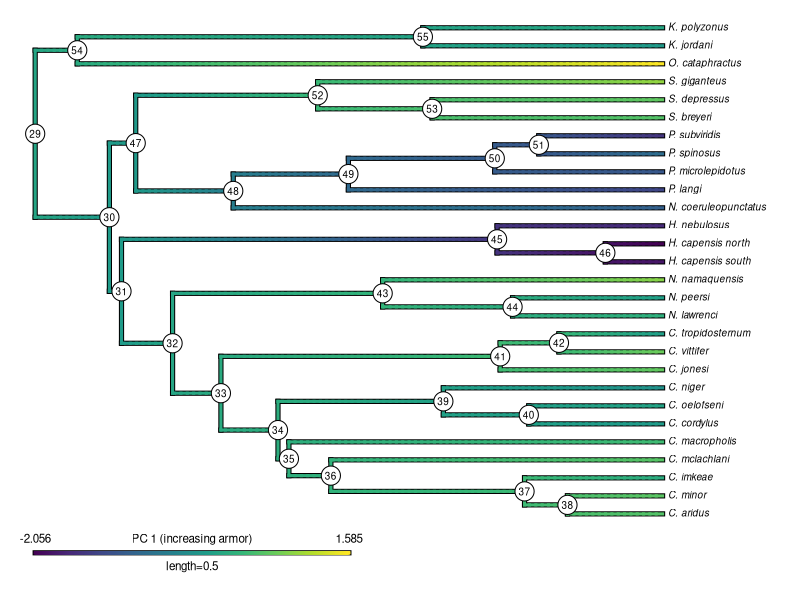
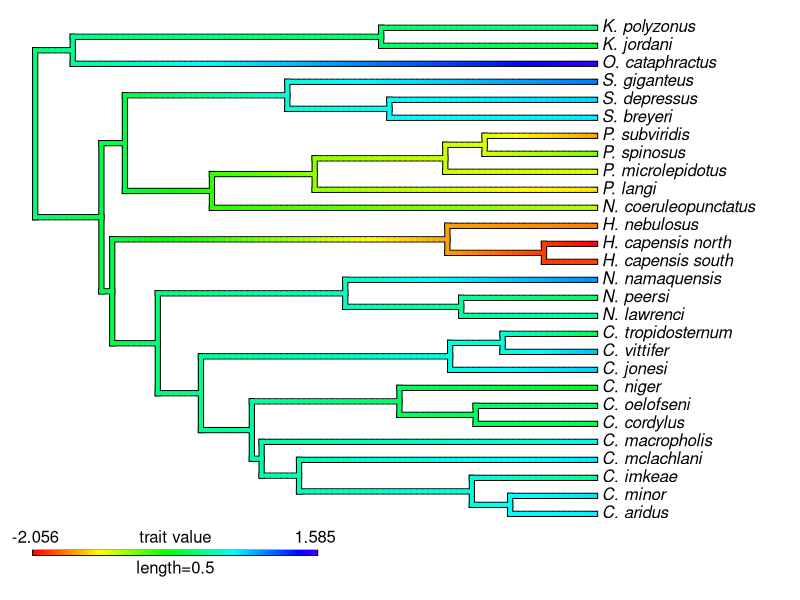
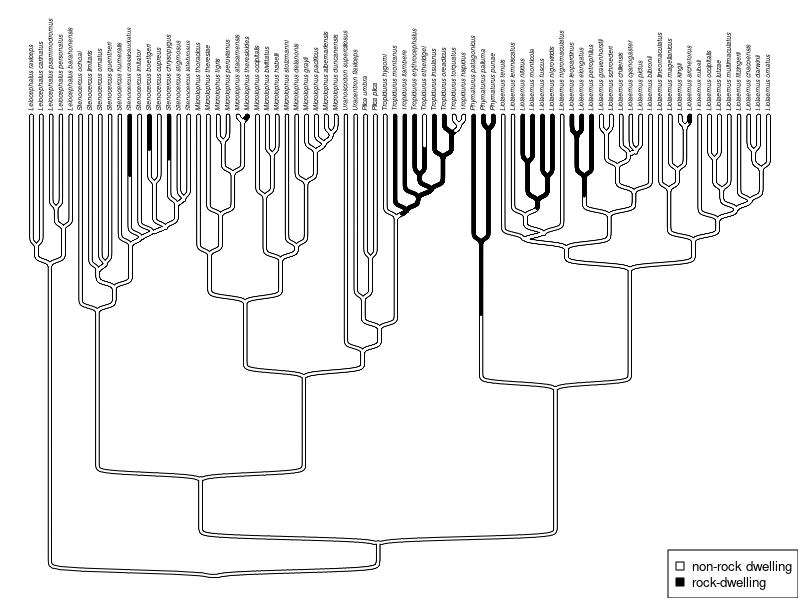
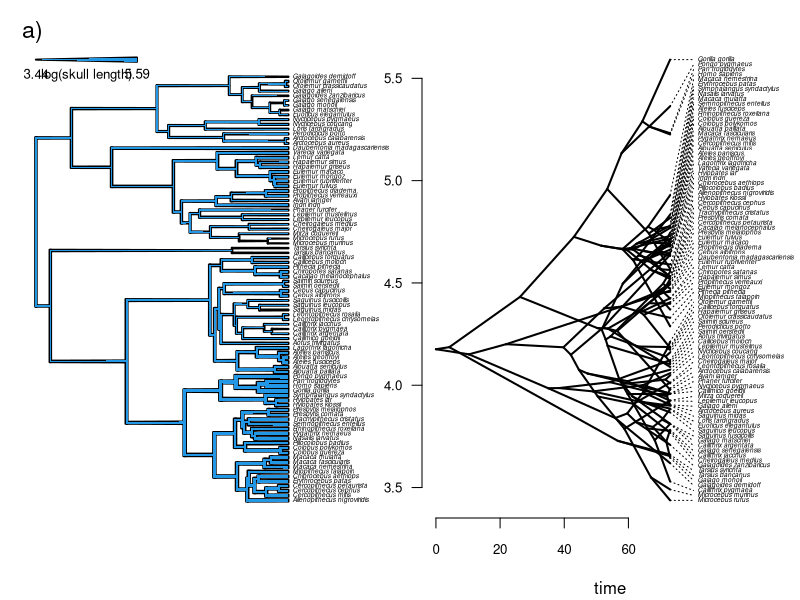

Generate these figures, in order, with R: (Note: this script raises an error after producing the figures.)
library(phytools)

data(cordylid.tree)
data(cordylid.data)

cordylid.armor_score <- setNames(cordylid.data$pPC1, rownames(cordylid.data))

cordylid.mcmc <- anc.Bayes(cordylid.tree, cordylid.armor_score, ngen = 500000)
cordylid.ace <- summary(cordylid.mcmc)

cordylid.contMap <- contMap(cordylid.tree, cordylid.armor_score, anc.states = cordylid.ace, plot = FALSE)
cordylid.contMap <- setMap(cordylid.contMap, viridisLite::viridis(n=10, direction = 1))
plot(cordylid.contMap, ftype = "i", fsize = c(0.6, 0.7), leg.txt = "PC 1 (increasing armor)", lwd =3)
nodelabels(frame = "circle", bg = "white", cex = 0.6)

contMap(cordylid.tree, cordylid.armor_score)

data(tropidurid.tree)
data(tropidurid.data)

print(tropidurid.tree, printlen = 2)

tropidurid.tree <- mergeMappedStates(tropidurid.tree, "n_rock", "non-rock dwelling")
tropidurid.tree <- mergeMappedStates(tropidurid.tree, "rock", "rock-dwelling")

cols <- setNames(c("white", "black"), c("non-rock dwelling", "rock-dwelling"))

sigmoidPhylogram(tropidurid.tree, direction = "upwards", outline = TRUE, colors = cols, direction = "upwards",
                 outline = TRUE, lwd = 2, fsize = 0.4, ftype = "i", offset = 1)

legend("bottomright", c("non-rock dwelling", "rock-dwelling"), pch = 22, pt.bg = cols, cex = 0.8, pt.cex = 1.2)

tropidurid.fits <- evolvcv.lite(tropidurid.tree, tropidurid.data)

anova(tropidurid.fits)

data(primate.tree)
data(primate.data)
primate.lnSkull <- setNames(log(primate.data$Skull_length), rownames(primate.data))

par(mfrow = c(1,2))
primate.widthMap <- edge.widthMap(primate.tree, primate.lnSkull)
plot(primate.widthMap, color = palette()[4], 
     legend = "log(skull length)", border = TRUE, fsize = 0.4, mar = c(4.1, 1.1, 2.1, 0.1))
mtext("a)", adj = 0, line = 0, cex = 1.4)
phenogram(primate.tree, primate.lnSkull, fsize = 0.4, ftype = "i",
          spread.cost = c(1, 0), mar = c(4.1, 4.1, 2.1, 0.1),
          quiet = TRUE, las = 1, cex.axis = 0.8)

primate.mBM_1
